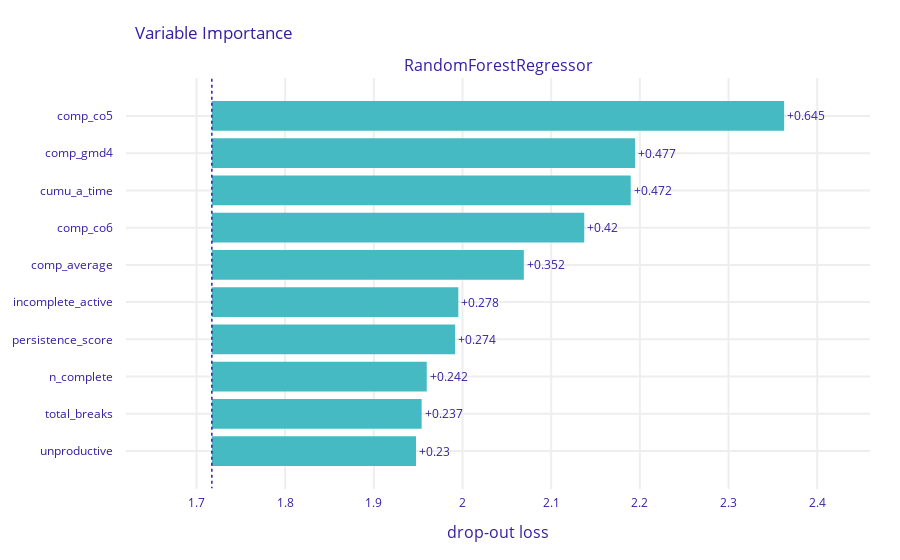

Here is the notebook cell this chart was saved with:
### Markdown cell above
### Run

### Code cell
run_regressor("rf", "sri", features, protecteds)

### Figure 1 — Plotly figure (JSON) as saved in the notebook; plotly's stock layout.template omitted (floating-point values rounded to 4 significant figures)
{"data": [{"base": 1.717, "hoverinfo": "text", "hoverlabel": {"bgcolor": "rgba(0, 0, 0, 0.8)"}, "hovertext": ["Model: RandomForestRegressor loss after<br>variable: comp_co5 is permuted: 2.363<br>Drop-out loss change: +0.645", "Model: RandomForestRegressor loss after<br>variable: comp_gmd4 is permuted: 2.195<br>Drop-out loss change: +0.477", "Model: RandomForestRegressor loss after<br>variable: cumu_a_time is permuted: 2.19<br>Drop-out loss change: +0.472", "Model: RandomForestRegressor loss after<br>variable: comp_co6 is permuted: 2.137<br>Drop-out loss change: +0.42", "Model: RandomForestRegressor loss after<br>variable: comp_average is permuted: 2.069<br>Drop-out loss change: +0.352", "Model: RandomForestRegressor loss after<br>variable: incomplete_active is permuted: 1.995<br>Drop-out loss change: +0.278", "Model: RandomForestRegressor loss after<br>variable: persistence_score is permuted: 1.992<br>Drop-out loss change: +0.274", "Model: RandomForestRegressor loss after<br>variable: n_complete is permuted: 1.96<br>Drop-out loss change: +0.242", "Model: RandomForestRegressor loss after<br>variable: total_breaks is permuted: 1.954<br>Drop-out loss change: +0.237", "Model: RandomForestRegressor loss after<br>variable: unproductive is permuted: 1.948<br>Drop-out loss change: +0.23"], "marker": {"color": "#46bac2"}, "orientation": "h", "showlegend": false, "text": ["+0.645", "+0.477", "+0.472", "+0.42", "+0.352", "+0.278", "+0.274", "+0.242", "+0.237", "+0.23"], "textposition": "outside", "type": "bar", "x": [0.6454, 0.4774, 0.4724, 0.42, 0.3518, 0.278, 0.2743, 0.2424, 0.2366, 0.2303], "xaxis": "x", "y": ["comp_co5", "comp_gmd4", "cumu_a_time", "comp_co6", "comp_average", "incomplete_active", "persistence_score", "n_complete", "total_breaks", "unproductive"], "yaxis": "y"}], "layout": {"annotations": [{"font": {"size": 16}, "showarrow": false, "text": "RandomForestRegressor", "x": 0.5, "xanchor": "center", "xref": "paper", "y": 1, "yanchor": "bottom", "yref": "paper"}, {"font": {"size": 16}, "showarrow": false, "text": "drop-out loss", "x": 0.5, "xanchor": "center", "xref": "paper", "y": 0, "yanchor": "top", "yref": "paper", "yshift": -30}], "autosize": true, "font": {"color": "#371ea3"}, "margin": {"b": 71, "r": 30, "t": 78}, "shapes": [{"line": {"color": "#371ea3", "dash": "dot", "width": 1.5}, "type": "line", "x0": 1.717, "x1": 1.717, "xref": "x", "y0": -1, "y1": 10, "yref": "y"}], "title": {"text": "Variable Importance", "x": 0.15}, "xaxis": {"anchor": "y", "automargin": true, "domain": [0, 1], "fixedrange": true, "gridwidth": 2, "range": [1.621, 2.46], "tickcolor": "white", "ticklen": 3, "ticks": "outside", "type": "linear", "zeroline": false}, "yaxis": {"anchor": "x", "automargin": true, "autorange": true, "domain": [0, 1], "fixedrange": true, "gridwidth": 2, "range": [10.04, -1.035], "tickcolor": "white", "ticklen": 10, "ticks": "outside", "type": "category"}}}
